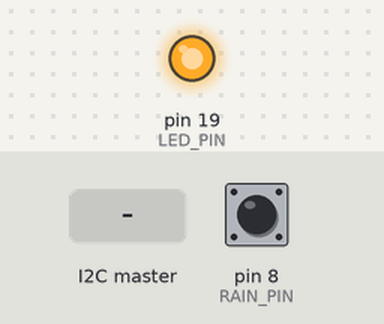
A sketch run on a simulated Arduino Uno, built with avr-gcc and run on an emulated ATmega328P. Parts: output pins drawn as LEDs (lit = HIGH). Inputs (shaded band) come from the test bench; at power-on: pin 8 (RAIN_PIN) HIGH.

Above: at 1.2 s.
1.3 s: the I2C master sends the byte 2
At 2.2 s:
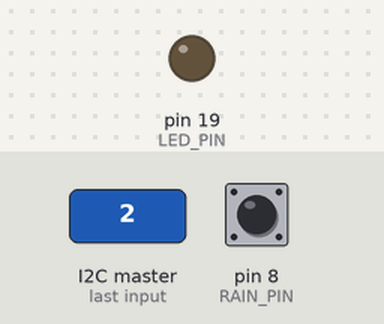
Timing chart, 0 to 4.3 s (numbered marks = the images above; inputs shaded):
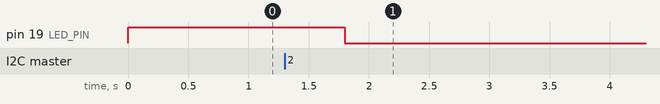

Measured:
- after the input at 1.3 s, pin 19 (LED_PIN): HIGH → LOW after 0.50 s

The sketch:

raingauge.ino
```cpp
// raingauge
// This is code for an ATtiny44/88 I2C slave to send rain gauge data over I2C.
// I'm using the rain gauge that came with the SparkFun Weather Sensors.
// Datasheet: https://www.sparkfun.com/datasheets/Sensors/Weather/Weather%20Sensor%20Assembly..pdf
// Each rain gauge tip is 0.011" or 0.2794 mm of rain.
// Code is based on: https://blog.kkessler.com/2012/06/21/sparkfun-weather-station/

// Going to try just software debouncing first, but might need to add a capacitor to the input pin.
// If I do hardware debouncing I could use the timer/counter with the pin change as a trigger.

#include <Wire.h>

#define I2C_ADDRESS             0x07
#define RAIN_PIN                8                // PB0
#define RAIN_INT                0                // PCINT0
#define LED_PIN                 19               // PC2
#define RAIN_FACTOR             0.2794           // 0.2794 mm

float dataToSend = 0;
volatile unsigned long rainClicks = 0;
volatile unsigned long rainLast = 0;
bool transmitting = false;

void rainClick() {
  long nowMicros = micros() - rainLast;
  rainLast = micros();
  //if(nowMicros > 500) {
    rainClicks++;
  //}
}
ISR(PCINT0_vect) {
  if(digitalRead(RAIN_PIN) == 0) { // falling edge pin change interrupt
    long nowMicros = micros() - rainLast;
    rainLast = micros();
    if(nowMicros > 500) {
      rainClicks++;
    }
  }
}


// Get total rain since last request
float getRain() {
  unsigned long reading = rainClicks;
  rainClicks = 0;
  return reading * RAIN_FACTOR;
}

void setupI2C() {
  Wire.begin(I2C_ADDRESS);
  Wire.onReceive(wireReceiveEvent);
  Wire.onRequest(wireRequestEvent);
}

void setupInterrupts() {
  pinMode(RAIN_PIN, INPUT_PULLUP);
  digitalWrite(RAIN_PIN, HIGH); // Turn on pullup
  PCMSK0 |= (1<<PCINT0);
  PCICR |= (1<<PCIE0);
  sei();
}

void setup() {
  setupI2C();
  setupInterrupts();
  pinMode(LED_PIN, OUTPUT);
}

// Handle debug LED
void loop() {
  if(transmitting) {
    digitalWrite(LED_PIN, HIGH);
    delay(500);
    digitalWrite(LED_PIN, LOW);
    transmitting = false;
  }
}

// Handle I2C commands
void wireReceiveEvent(int count) {
  int x = Wire.read();
  if(x == 1) { // Init/reset
    rainClicks = 0;
    rainLast = 0;
    dataToSend = 0;
    transmitting = false;
  } else if(x == 2) { // Rain
    dataToSend = getRain();
    transmitting = true;
  }

}

// Send the four byte floating point value requested over I2C
void wireRequestEvent() {
  byte *dataBytes = (byte *)&dataToSend;
  Wire.write(dataBytes, 4);
}
```
